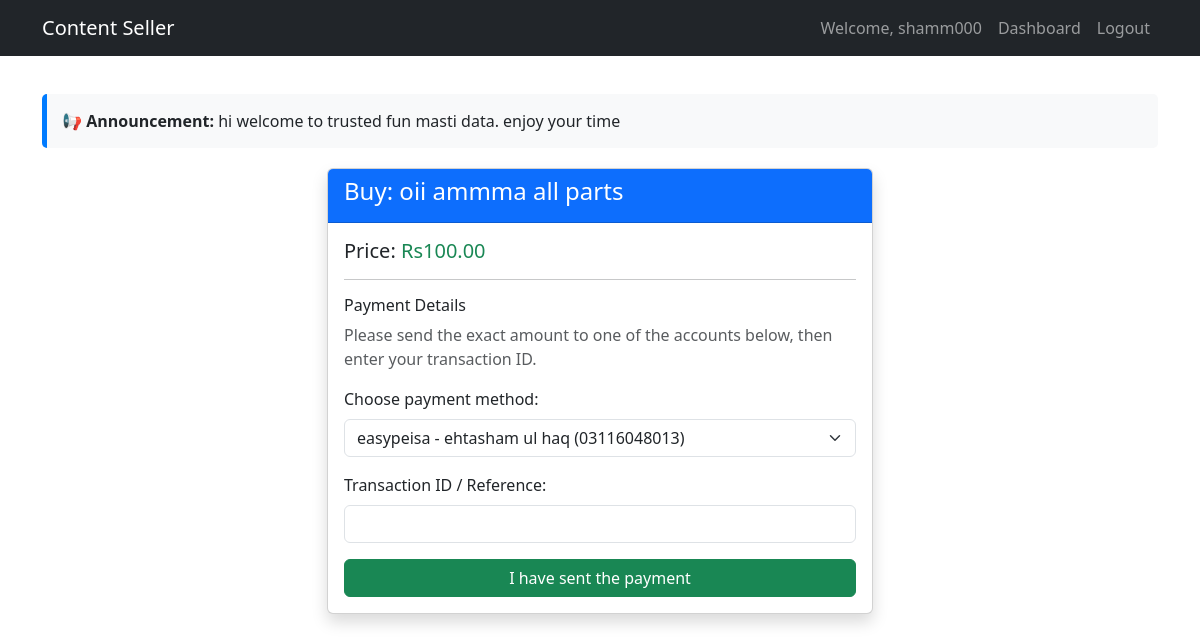
Page /content/buy/1/ (signed in) on the committed database.
### users/models.py (models this page shows, shortened)
class User(AbstractUser):
    ROLE_CHOICES = (
        ('admin', 'Admin'),
        ('creator', 'Creator'),
        ('buyer', 'Buyer'),
    )
    role = models.CharField(max_length=10, choices=ROLE_CHOICES, default='buyer')
    balance = models.DecimalField(max_digits=10, decimal_places=2, default=0)

### content/models.py (models this page shows, shortened)
class SiteMessage(models.Model):
    message = models.TextField()
    is_active = models.BooleanField(default=True)
    updated_at = models.DateTimeField(auto_now=True)
    class Meta:
        verbose_name = "Admin Message"
        verbose_name_plural = "Admin Messages"

class Content(models.Model):
    CONTENT_TYPES = (
        ('link', 'Link'),
        ('video', 'Video'),
    )
    zip_file = models.FileField(upload_to='content_zips/', blank=True, null=True, help_text="Upload a ZIP file containing all videos")
    creator = models.ForeignKey(settings.AUTH_USER_MODEL, on_delete=models.CASCADE, limit_choices_to={'role': 'creator'})
    title = models.CharField(max_length=200)
    description = models.TextField()
    content_type = models.CharField(max_length=10, choices=CONTENT_TYPES)
    link_url = models.URLField(blank=True, null=True)
    video_file = models.FileField(upload_to='videos/', blank=True, null=True)
    price = models.DecimalField(max_digits=10, decimal_places=2)
    is_active = models.BooleanField(default=True)
    is_approved = models.BooleanField(default=False, help_text="Admin approval required before buyers can see")
    created_at = models.DateTimeField(auto_now_add=True)
    updated_at = models.DateTimeField(auto_now=True)

### content/views.py (the view, shortened to what this page needs)
# urls.py: path('buy/<int:content_id>/', views.buy_content, name='buy_content'),
@login_required
def buy_content(request, content_id):
    content = get_object_or_404(Content, id=content_id, is_active=True)
    if request.user.role != 'buyer':
        messages.error(request, 'Only buyers can purchase content.')
        return redirect('content_list')
    payment_methods = PaymentMethod.objects.filter(is_active=True)
    return render(request, 'content/buy_content.html', {
        'content': content,
        'payment_methods': payment_methods,
    })

### content/context_processors.py (called while the page is built)
def admin_message(request):
    msg = SiteMessage.objects.filter(is_active=True).first()
    return {'admin_message': msg.message if msg else None}

### templates/content/buy_content.html (shortened to what this page needs)
{% extends "base.html" %}
{% block content %}
<div class="row justify-content-center">
    <div class="col-md-6">
        <div class="card shadow">
            <div class="card-header bg-primary text-white">
                <h4>Buy: {{ content.title }}</h4>
            </div>
            <div class="card-body">
                <h5 class="card-title">Price: <span class="text-success">Rs{{ content.price }}</span></h5>
                <hr>
                <h6>Payment Details</h6>
                <p class="text-muted">Please send the exact amount to one of the accounts below, then enter your transaction ID.</p>
                <form method="post">
                    <div class="mb-3">
                        <label for="payment_method" class="form-label">Choose payment method:</label>
                        <select name="payment_method" id="payment_method" class="form-select" required>
                            {% for pm in payment_methods %}
                                <option value="{{ pm.id }}">
                                    {{ pm.name }} - {{ pm.account_title }} ({{ pm.account_number }})
                                </option>
                            {% endfor %}
                        </select>
                    </div>
                    <div class="mb-3">
                        <label for="transaction_id" class="form-label">Transaction ID / Reference:</label>
                        <input type="text" name="transaction_id" id="transaction_id" class="form-control" required>
                    </div>
                    <button type="submit" class="btn btn-success w-100">I have sent the payment</button>
                </form>
            </div>
        </div>
    </div>
</div>
{% endblock %}

### templates/base.html (shortened to what this page needs)
{% load static %}
<!DOCTYPE html>
<html lang="en">
<head>
    <link href="https://cdn.jsdelivr.net/npm/bootstrap@5.3.2/dist/css/bootstrap.min.css" rel="stylesheet">
</head>
<body>
    <nav class="navbar navbar-expand-lg navbar-dark bg-dark fixed-top">
        <div class="container">
            <a class="navbar-brand" href="{% url 'home' %}">Content Seller</a>
            <div class="collapse navbar-collapse">
                <ul class="navbar-nav ms-auto">
                    {% if user.is_authenticated %}
                        <li class="nav-item"><span class="nav-link">Welcome, {{ user.username }}</span></li>
                        {% if user.role == 'buyer' %}
                            <li class="nav-item"><a class="nav-link" href="{% url 'buyer_dashboard' %}">Dashboard</a></li>
                        {% elif user.role == 'creator' %}
                            <li class="nav-item"><a class="nav-link" href="{% url 'creator_dashboard' %}">Dashboard</a></li>
                        {% endif %}
                        <li class="nav-item">
                            <form method="post" action="{% url 'logout' %}">
                                <button type="submit" class="btn btn-link nav-link">Logout</button>
                            </form>
                        </li>
                    {% else %}
                        <li class="nav-item"><a class="nav-link" href="{% url 'login' %}">Login</a></li>
                        <li class="nav-item"><a class="nav-link" href="{% url 'creator_register' %}">Register as Creator</a></li>
                        <li class="nav-item"><a class="nav-link" href="{% url 'buyer_register' %}">Register as Buyer</a></li>
                    {% endif %}
                </ul>
            </div>
        </div>
    </nav>
    <div class="container mt-4">
        {% if admin_message %}
            <div class="message-banner">
                <strong>📢 Announcement:</strong> {{ admin_message }}
            </div>
        {% endif %}
        {% block content %}{% endblock %}
    </div>
</body>
</html>

### templates/base.html (style rules this page uses)
body { padding-top: 70px; }
.message-banner { background-color: #f8f9fa; border-left: 5px solid #007bff; padding: 15px; margin-bottom: 20px; border-radius: 5px; }

### rows in the picture
User: username "shamm000"
SiteMessage: message "hi welcome to trusted fun masti data. enjoy your time"
Content: title "oii ammma all parts", price "100.00"

### other values in the picture
form field payment_method "easypeisa - ehtasham ul haq (03116048013)"
